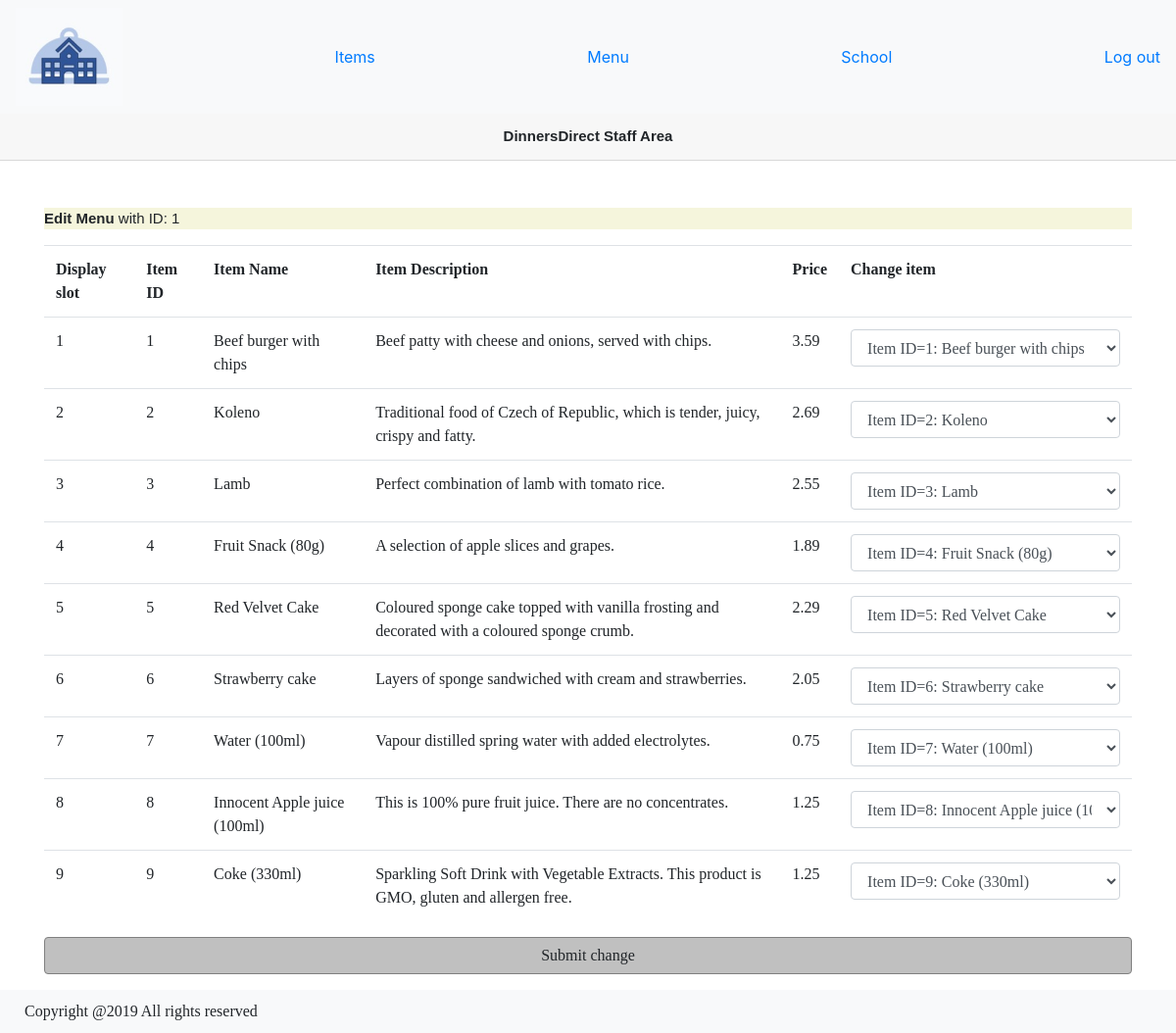
/public/staff/menu_edit.php, run on the app's committed database.
### tables this page shows
CREATE TABLE display_menu (
  menu_id int(10) UNSIGNED NOT NULL,
  display_id int(10) UNSIGNED NOT NULL,
  item_id int(10) UNSIGNED NOT NULL,
  last_update TIMESTAMP NOT NULL DEFAULT CURRENT_TIMESTAMP  ON UPDATE CURRENT_TIMESTAMP,
  PRIMARY KEY(menu_id, display_id, item_id),
  FOREIGN KEY(menu_id) REFERENCES list_of_menus(menu_id) ON DELETE RESTRICT ON UPDATE CASCADE,
  FOREIGN KEY(item_id) REFERENCES item(item_id) ON DELETE RESTRICT ON UPDATE CASCADE
);

CREATE TABLE item (
  item_id int(10) UNSIGNED NOT NULL AUTO_INCREMENT,
  item_image text NOT NULL,
  item_name text NOT NULL,
  item_price double(10,2) UNSIGNED NOT NULL,
  item_description text NOT NULL,
  last_update TIMESTAMP NOT NULL DEFAULT CURRENT_TIMESTAMP  ON UPDATE CURRENT_TIMESTAMP,
  PRIMARY KEY(item_id)
);

### private/functions.php (called while the page is built, shortened)
<?php
function get_all($db, $table_name) {
    $query = "SELECT * FROM $table_name";
    $data = mysqli_query($db, $query);
    return $data;
}
function get_menu ($db, $menu_id) {
    $query = "SELECT * FROM display_menu JOIN item USING (item_id) WHERE menu_id = '$menu_id'";
    $result = mysqli_query($db, $query);
    $data = [];
    while($row = mysqli_fetch_assoc($result)) {
        array_push($data,$row);
    }
    return $data;
}
?>

### public/staff/menu_edit.php (the view, shortened to what this page needs)
<?php require_once($_SERVER['DOCUMENT_ROOT'] . "/COMP0034_GroupK/private/initialize.php"); ?>
<?php require_once('staff_header.php');
$menu_id = $_GET['id'] ?? '1';
$menu_data = get_menu($db, $menu_id);
$all_items_sql = get_all($db, 'item');
$all_items = array();
while($item = mysqli_fetch_assoc($all_items_sql)) {
    array_push($all_items,$item);
}
?>
<div class="container">
    <header><strong>Edit Menu</strong> with ID: <?php echo $menu_id;?></header>
    <form method="post" action="">
        <table class="table table-responsive">
            <tr>
                <th class='font-weight-bolder'>Display slot</th>
                <th class='font-weight-bolder'>Item ID</th>
                <th class='font-weight-bolder'>Item Name</th>
                <th class='font-weight-bolder'>Item Description</th>
                <th class='font-weight-bolder'>Price</th>
                <th class='font-weight-bolder'>Change item</th>
            </tr>
            <?php for ($i = 0; $i < count($menu_data); $i++) {?>
                <tr>
                    <td><?php echo $menu_data[$i]['display_id'];?></td>
                    <td><?php echo $menu_data[$i]['item_id'];?></td>
                    <td><?php echo $menu_data[$i]['item_name'];?></td>
                    <td><?php echo $menu_data[$i]['item_description'];?></td>
                    <td><?php echo $menu_data[$i]['item_price'];?></td>
                    <td>
                        <select  name="display_slot<?php echo $menu_data[$i]['display_id'];?>" class="form-control">
                            <?php for($j = 0; $j < count($all_items); $j++) {
                                if($all_items[$j]['item_id'] == $menu_data[$i]['item_id']) {?>
                                    <option selected="selected" value="<?php echo $all_items[$j]['item_id'];?>"><?php echo "Item ID=" . $all_items[$j]['item_id'] . ": " . $all_items[$j]['item_name'];?></option>
                                <?php }else { ?>
                                    <option value="<?php echo $all_items[$j]['item_id'];?>"><?php echo "Item ID=" . $all_items[$j]['item_id'] . ": " . $all_items[$j]['item_name'];?></option>
                                <?php } ?>
                            <?php }?>
                        </select>
                    </td>
                </tr>
            <?php }?>
        </table>
        <div class="form-group">
            <button class="btn-block button2" type="submit">Submit change</button>
        </div>
    </form>
</div>
<?php require_once('staff_footer.php');?>

### public/stylesheets/dinnersDirect.css (style rules this page uses)
header { background-color: beige; font-size: 15px; font-family: helvetica; }
.button2 { font-weight: 400; color: #212529; text-align: center; vertical-align: middle; -webkit-user-select: none; -moz-user-select: none; -ms-user-select: none; user-select: none; padding: 0.375rem 0.75rem; font-size: 1rem; line-height: 1.5; border-radius: 0.25rem; transition: color 0.15s ease-in-out, background-color 0.15s ease-in-out, border-color 0.15s ease-in-out, box-shadow 0.15s ease-in-out; background-color: silver; border: 1px solid grey; }
body { min-height: 100%; }
h1, .container, .container-fluid, label { font-family: Palatino !important; }

### data on the page
display_menu: display "1", item "1", item.item_name "Beef burger with chips", item.item_description "Beef patty with cheese and onions, served with chips.", item.item_price "3.59", item+display "Item ID=1: Beef burger with chips"
display_menu: display "2", item "2", item.item_name "Koleno", item.item_description "Traditional food of Czech of Republic, which is tender, juicy, crispy and fatty.", item.item_price "2.69", item+display "Item ID=2: Koleno"
display_menu: display "3", item "3", item.item_name "Lamb", item.item_description "Perfect combination of lamb with tomato rice.", item.item_price "2.55", item+display "Item ID=3: Lamb"
display_menu: display "4", item "4", item.item_name "Fruit Snack (80g)", item.item_description "A selection of apple slices and grapes.", item.item_price "1.89", item+display "Item ID=4: Fruit Snack (80g)"
display_menu: display "5", item "5", item.item_name "Red Velvet Cake", item.item_description "Coloured sponge cake topped with vanilla frosting and decorated with a coloured sponge crumb.", item.item_price "2.29", item+display "Item ID=5: Red Velvet Cake"
display_menu: display "6", item "6", item.item_name "Strawberry cake", item.item_description "Layers of sponge sandwiched with cream and strawberries.", item.item_price "2.05", item+display "Item ID=6: Strawberry cake"
display_menu: display "7", item "7", item.item_name "Water (100ml)", item.item_description "Vapour distilled spring water with added electrolytes.", item.item_price "0.75", item+display "Item ID=7: Water (100ml)"
display_menu: display "8", item "8", item.item_name "Innocent Apple juice (100ml)", item.item_description "This is 100% pure fruit juice. There are no concentrates.", item.item_price "1.25", item+display "Item ID=8: Innocent Apple juice (100ml)"
display_menu: display "9", item "9", item.item_name "Coke (330ml)", item.item_description "Sparkling Soft Drink with Vegetable Extracts. This product is GMO, gluten and allergen free.", item.item_price "1.25", item+display "Item ID=9: Coke (330ml)"

### other printed values
$menu_id "1"
